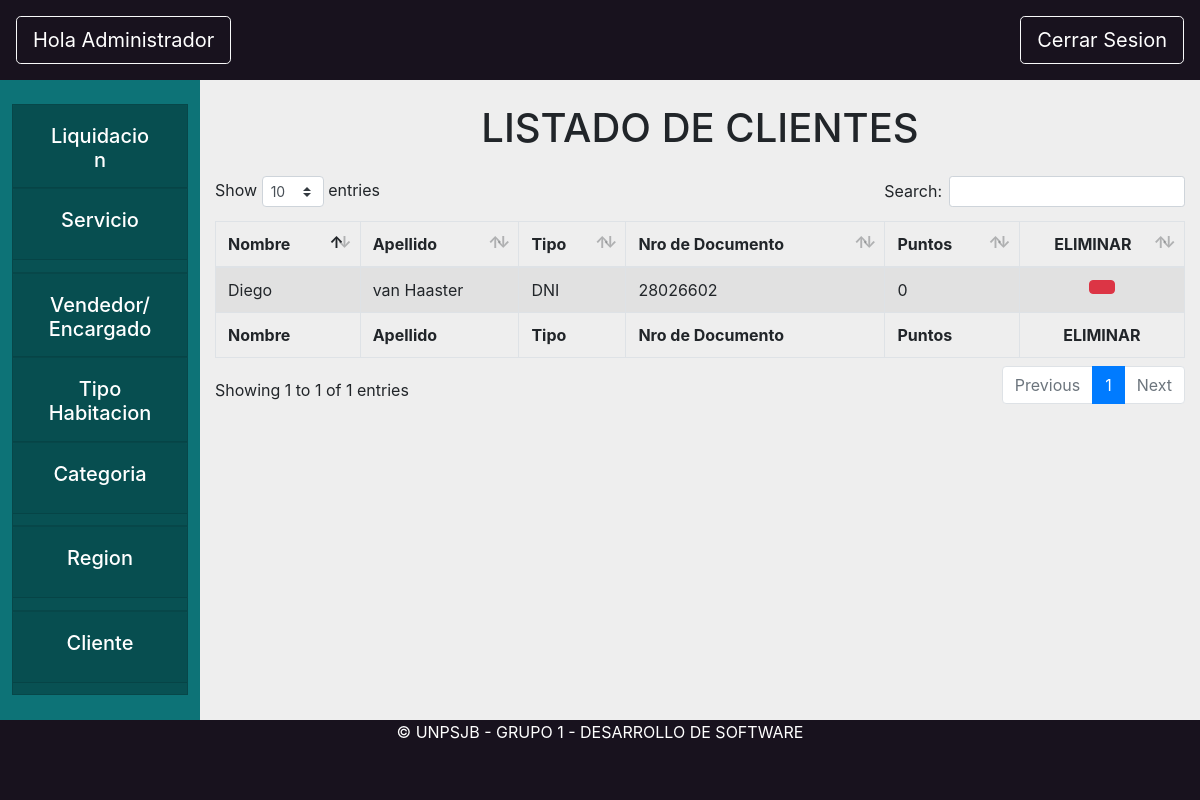
The app's page /core/clienteAdmin, older data.
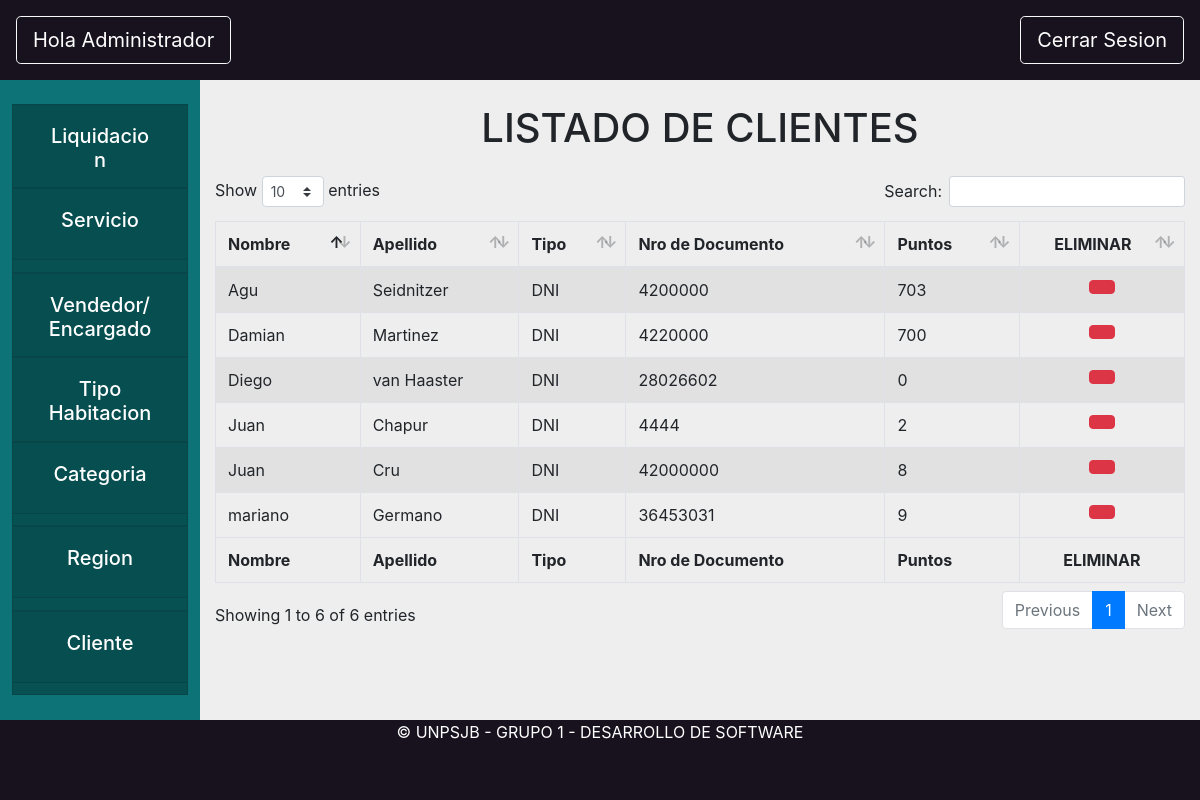
The same page, newer data.
### core/models.py (models this page shows, shortened)
class Rol(models.Model):
    TIPO = 0
    TIPOS = [
        (0, "rol")
    ]
    persona = models.ForeignKey(Persona, related_name="roles", on_delete=models.CASCADE)
    tipo = models.PositiveSmallIntegerField(choices=TIPOS)

class Cliente(Rol):
    TIPO = 3
    bajaCliente = models.BooleanField(default=False) #Baja Logica
    puntos = models.PositiveIntegerField(default=0)

class Rol(models.Model):
    TIPO = 0
    TIPOS = [
        (0, "rol")
    ]
    persona = models.ForeignKey(Persona, related_name="roles", on_delete=models.CASCADE)
    tipo = models.PositiveSmallIntegerField(choices=TIPOS)

class Persona(models.Model):
    DNI = 0
    PASAPORTE = 1
    LIBRETA = 2
    TIPOS_DOCUMENTO = (
        (DNI, "DNI"),
        (PASAPORTE, "PASAPORTE"),
        (LIBRETA, "LIBRETA")
    )
    objects = PersonaManager.from_queryset(PersonaQuerySet)()
    tipo_documento = models.PositiveSmallIntegerField(choices=TIPOS_DOCUMENTO)
    documento = models.CharField(max_length=13)
    nombre = models.CharField(max_length=200)
    apellido = models.CharField(max_length=200)
    usuario = models.OneToOneField(User, null=True, blank=True, on_delete=models.SET_NULL)

### core/views.py (the view)
# urls.py: path('clienteAdmin', views.cliente, name='cliente'),
def cliente(request):
    colClientes=Cliente.objects.all()
    return render(request, "core/clienteAdmin.html",{"colClientes": colClientes})

### core/templates/core/clienteAdmin.html (shortened to what this page needs)
{% extends 'base/base_administrador.html'%}
{% load static %}
{% block content %}
<center><h1 class="my-4">LISTADO DE CLIENTES</h1></center>
<div class="formularioRegion" id="vistaClientes">
    <table id="example1" class="table table-striped table-bordered" style="width:100%">
        <thead>
            <tr>
                <th>Nombre</th>
                <th>Apellido</th>
                <th>Tipo</th>
                <th>Nro de Documento</th>
                <th>Puntos</th>
                <th>
                    <Center>ELIMINAR</Center>
                </th>
            </tr>
        </thead>
        <tbody>
            {% for cliente in colClientes %}
            <tr>
                <td> {{cliente.persona.nombre}}</td>
                <td> {{cliente.persona.apellido}}</td>
                <td> {{cliente.persona.get_tipo_documento_display}}</td>
                <td> {{cliente.persona.documento}}</td>
                <td> {{cliente.puntos}}</td>
                <td>
                    <center>
                        {% if cliente.bajaCliente %}
                        <button type="button" class="btn btn-success" data-toggle="modal" data-target="#reciclarCliente"
                            onclick="abrir_modal('{% url 'core:modalReciclarCliente' cliente.pk %}','#reciclarCliente');"
                            title="Reciclar">
                            <i class="fas fa-recycle"></i>
                        </button>
                        {% else %}
                        <button type="button" class="btn btn-danger" data-toggle="modal" data-target="#eliminarCliente"
                            onclick="abrir_modal('{% url 'core:modalEliminarCliente' cliente.pk %}', '#eliminarCliente');" title="Eliminar">
                        </button>
                        {% endif %}
                    </center>
                </td>
            </tr>
            {% endfor %}
        </tbody>
        <tfoot>
            <tr>
                <th>Nombre</th>
                <th>Apellido</th>
                <th>Tipo</th>
                <th>Nro de Documento</th>
                <th>Puntos</th>
                <th>
                    <Center>ELIMINAR</Center>
                </th>
            </tr>
        </tfoot>
    </table>
</div>
{% endblock content %}

### templates/base/base_administrador.html (shortened to what this page needs)
{% extends 'base/base.html'%}
{% load static %}
{% block header %}
<button onclick="location.href='/core/homeAdministrador'" style="text-decoration:none"
    class="rounded-1 btn btn-lg btn-outline-light text-white "> Hola Administrador</button>
{% endblock header %}
{% block tarjeta1 %}
<div class="card rounded-0">
    <div class="card-header" id="headingOne">
        <button class="btn btn-link btn-block text-white">
            <center>
                <h5> Liquidacion</h5>
            </center>
        </button>
    </div>
</div>
{% endblock tarjeta1 %}
{% block tarjeta2 %}
<div class="card rounded-0">
    <div class="card-header" id="headingOne">
        <button  onclick="location.href = '/core/servicio'" class="btn btn-link btn-block text-white">
            <center>
                <h5> Servicio</h5>
            </center>
        </button>
    </div>
</div>
{% endblock tarjeta2 %}
{% block tarjeta3 %}
<div class="card rounded-0">
    <div class="card-header" id="headingOne">
        <button onclick="location.href = '/core/vendedor'" class="btn btn-link btn-block text-white">
            <center>
                <h5> Vendedor/
                    Encargado
                </h5>
            </center>
        </button>
    </div>
</div>
{% endblock tarjeta3 %}
{% block tarjeta4 %}
<div class="card rounded-0">
    <div class="card-header" id="headingOne">
        <button  onclick="location.href = '/core/tipoHabitacion'" class="btn btn-link btn-block text-white">
            <center>
                <h5> Tipo Habitacion</h5>
            </center>
        </button>
    </div>
</div>
{% endblock tarjeta4 %}
{% block tarjeta5 %}
<div class="card rounded-0">
    <div class="card-header" id="headingOne">
        <button  onclick="location.href = '/core/categoria'" class="btn btn-link btn-block text-white">
            <center>
                <h5> Categoria</h5>
            </center>
        </button>
    </div>
</div>
{% endblock tarjeta5 %}
{% block tarjeta6 %}
<div class="card rounded-0">
    <div class="card-header" id="headingOne">
        <button onclick="location.href = '/core/region'" class="btn btn-link btn-block text-white">
            <center>
                <h5> Region</h5>
            </center>
        </button>
    </div>
</div>
{% endblock tarjeta6 %}
{% block tarjeta7 %}
<div class="card rounded-0">
    <div class="card-header" id="headingOne">
        <button onclick="location.href = '/core/clienteAdmin'" class="btn btn-link btn-block text-white">
            <center>
                <h5> Cliente</h5>
            </center>
        </button>
    </div>
</div>
{% endblock tarjeta7 %}

### templates/base/base.html (shortened to what this page needs)
{% load static %}
<html>
<head>
    <link rel="stylesheet" href="{% static '/css/sweetalert2.css' %}">
    <link rel="stylesheet" href="{% static '/css/bootstrap.min.css' %}">
    <link rel="stylesheet" href="{% static '/css/bootstrap.css' %}">
    <link rel="stylesheet" href="{% static '/css/dataTables.bootstrap4.min.css' %}">
    <link rel="stylesheet" href="{% static '/css/styleBase.css' %}">
    <link rel="stylesheet" href="{% static '/css/modal.css' %}">
    <link rel="stylesheet" href="{% static '/css/botones.css' %}">
</head>
<body class="bodyComplete">
    <div class="container-fluid mainHeader p-3 fixed-top">
        <div class="row">
            <div class="col-3">
                {% block header %}
                {% endblock header %}
            </div>
            <div class="col-7">
            </div>
            <div class="col-2">
                <button onclick="location.href='/core/logout'" style="text-decoration:none"
                    class="rounded-1 btn btn-lg btn-outline-light text-white float-right "> Cerrar Sesion
                </button>
            </div>
        </div>
    </div>
    <div class="container-fluid position-fixed  miEstiloPiola">
        <div class="row">
            <div class="col-2 px-1" id="sticky-sidebar">
                <div class="nav flex-column flex-nowrap vh-100 overflow-auto text-white p-2 pt-4 ">
                    {% block tarjeta1 %} {% endblock tarjeta1 %}
                    {% block tarjeta2 %} {% endblock tarjeta2 %}
                    {% block tarjeta3 %} {% endblock tarjeta3 %}
                    {% block tarjeta4 %} {% endblock tarjeta4 %}
                    {% block tarjeta5 %} {% endblock tarjeta5 %}
                    {% block tarjeta6 %} {% endblock tarjeta6 %}
                    {% block tarjeta7 %} {% endblock tarjeta7 %}
                </div>
            </div>
            <div class="col-10 position-relative pre-scrollable" id="main">
                {% block content %}
                {% endblock content %}
            </div>
        </div>
    </div>
    <div class="footer text-center mb-0 fixed-bottom">
        <div class="container">
            <p class="m-0 mbt1 text-white">&copy; UNPSJB - GRUPO 1 - DESARROLLO DE SOFTWARE</p>
        </div>
    </div>
    <link rel="stylesheet" href="{% static '/css/styleBase.css' %}">
    <link rel="stylesheet" href="{% static '/css/modal.css' %}">
    <link rel="stylesheet" href="{% static '/css/botones.css' %}">
</body>
</html>

### static/css/styleBase.css (style rules this page uses)
.mainHeader { background-color: #18121E; width: 100%; top: 0; }
.miEstiloPiola { margin-top: 10vh; overflow: auto; }
.pre-scrollable { max-height: 77vh; }
.card { background-color: #085153; height: 11%; }
.bodyComplete { background-color: #eeeeee; width: 100%; height: 100%; }
.footer { position: fixed; left: 0px; bottom: 0; background-color: #18121E; width: 100%; height: 10%; }
#sticky-sidebar { min-height: 100vh; background-color: #0d7377; }

Row changes from the older to the newer data that the page shows:
added Cliente: persona.nombre "Damian", persona.apellido "Martinez", persona.tipo_documento "DNI", persona.documento "4220000", puntos "700"
added Cliente: persona.nombre "Juan", persona.apellido "Chapur", persona.tipo_documento "DNI", persona.documento "4444", puntos "2"
added Cliente: persona.nombre "Agu", persona.apellido "Seidnitzer", persona.tipo_documento "DNI", persona.documento "4200000", puntos "703"
added Cliente: persona.nombre "mariano", persona.apellido "Germano", persona.tipo_documento "DNI", persona.documento "36453031", puntos "9"
added Cliente: persona.nombre "Juan", persona.apellido "Cru", persona.tipo_documento "DNI", persona.documento "42000000", puntos "8"
Text that changed along with them:
text written by a page script: "Show entries Search: Showing 1 to 1 of 1 entries Previous 1 Next" → "Show entries Search: Showing 1 to 6 of 6 entries Previous 1 Next"
